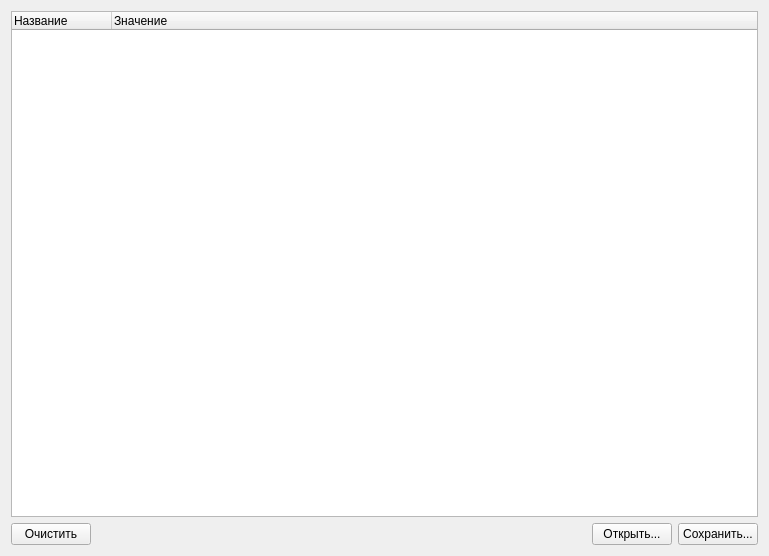
<?xml version="1.0" encoding="UTF-8"?>
<ui version="4.0">
 <class>WidgetCameraModel</class>
 <widget class="QWidget" name="WidgetCameraModel">
  <property name="geometry">
   <rect>
    <x>0</x>
    <y>0</y>
    <width>769</width>
    <height>556</height>
   </rect>
  </property>
  <property name="windowTitle">
   <string>Form</string>
  </property>
  <layout class="QVBoxLayout" name="verticalLayout">
   <item>
    <widget class="QTreeWidget" name="treeWidgetCameraModel">
     <property name="columnCount">
      <number>2</number>
     </property>
     <column>
      <property name="text">
       <string notr="true">Название</string>
      </property>
     </column>
     <column>
      <property name="text">
       <string>Значение</string>
      </property>
     </column>
    </widget>
   </item>
   <item>
    <layout class="QHBoxLayout" name="horizontalLayout_3">
     <item>
      <widget class="QPushButton" name="pushButtonClearModel">
       <property name="text">
        <string>Очистить</string>
       </property>
      </widget>
     </item>
     <item>
      <spacer name="horizontalSpacer">
       <property name="orientation">
        <enum>Qt::Horizontal</enum>
       </property>
       <property name="sizeHint" stdset="0">
        <size>
         <width>40</width>
         <height>20</height>
        </size>
       </property>
      </spacer>
     </item>
     <item>
      <widget class="QPushButton" name="pushButtonLoadModel">
       <property name="text">
        <string>Открыть...</string>
       </property>
      </widget>
     </item>
     <item>
      <widget class="QPushButton" name="pushButtonSaveModel">
       <property name="text">
        <string>Сохранить...</string>
       </property>
      </widget>
     </item>
    </layout>
   </item>
  </layout>
 </widget>
 <resources/>
 <connections/>
</ui>
